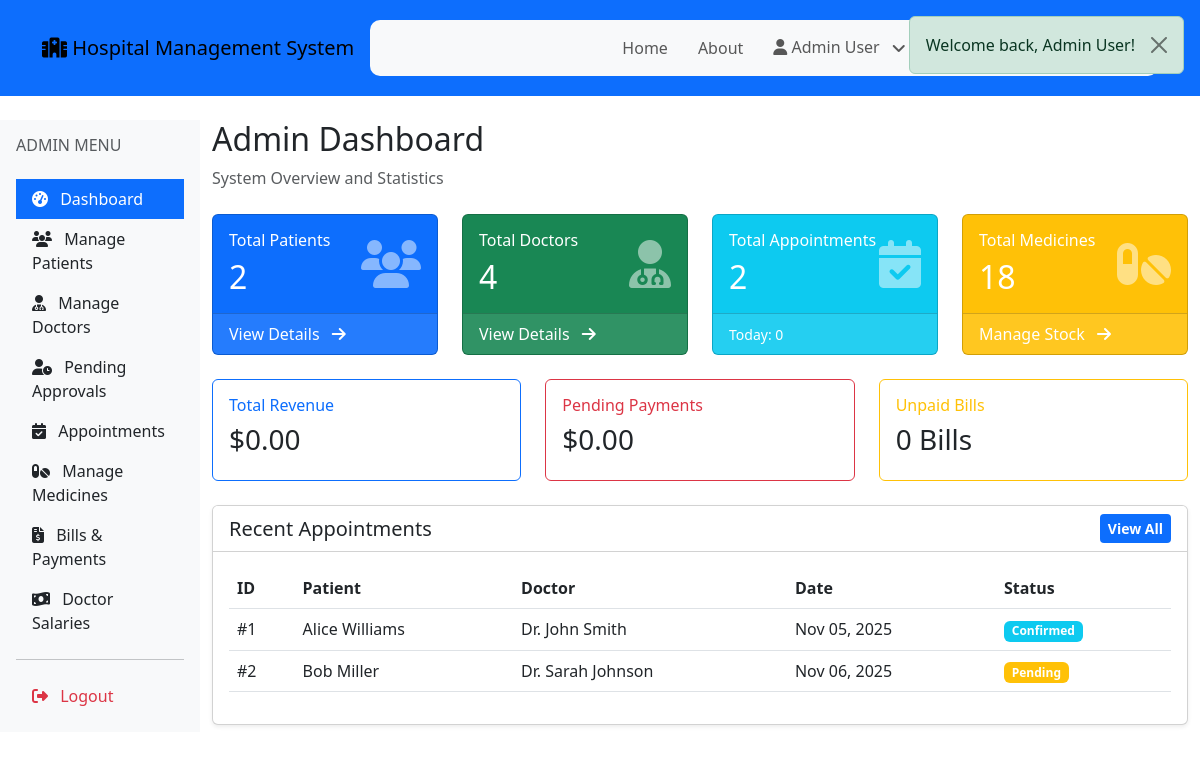
Page /admin/dashboard.php (signed in) on the committed database.
### tables this page shows
CREATE TABLE appointments (
    id INT AUTO_INCREMENT PRIMARY KEY,
    patient_id INT NOT NULL,
    doctor_id INT NOT NULL,
    appointment_date DATE NOT NULL,
    appointment_time TIME NOT NULL,
    status ENUM('pending', 'confirmed', 'completed', 'cancelled') DEFAULT 'pending',
    symptoms TEXT,
    notes TEXT,
    created_at TIMESTAMP DEFAULT CURRENT_TIMESTAMP,
    FOREIGN KEY (patient_id) REFERENCES patients(id) ON DELETE CASCADE,
    FOREIGN KEY (doctor_id) REFERENCES doctors(id) ON DELETE CASCADE
);

CREATE TABLE users (
    id INT AUTO_INCREMENT PRIMARY KEY,
    name VARCHAR(100) NOT NULL,
    email VARCHAR(100) UNIQUE NOT NULL,
    password VARCHAR(255) NOT NULL,
    role ENUM('patient', 'doctor', 'admin') NOT NULL,
    phone VARCHAR(20),
    address TEXT,
    status ENUM('active', 'inactive') DEFAULT 'active',
    created_at TIMESTAMP DEFAULT CURRENT_TIMESTAMP,
    updated_at TIMESTAMP DEFAULT CURRENT_TIMESTAMP ON UPDATE CURRENT_TIMESTAMP
);

### includes/functions.php (called while the page is built, shortened)
<?php
function formatDate($date) {
    return date('M d, Y', strtotime($date));
}
function formatCurrency($amount) {
    return '$' . number_format($amount, 2);
}
function getStatusBadgeClass($status) {
    $classes = [
        'pending' => 'bg-warning',
        'confirmed' => 'bg-info',
        'completed' => 'bg-success',
        'cancelled' => 'bg-danger',
        'paid' => 'bg-success',
        'unpaid' => 'bg-danger',
        'partially_paid' => 'bg-warning',
        'active' => 'bg-success',
        'inactive' => 'bg-secondary',
        'available' => 'bg-success',
        'unavailable' => 'bg-danger',
        'on_leave' => 'bg-warning'
    ];
    return $classes[$status] ?? 'bg-secondary';
}
function countRecords($table, $condition = '') {
    $conn = getDBConnection();
    $query = "SELECT COUNT(*) as count FROM $table";
    if ($condition) {
        $query .= " WHERE $condition";
    }
    $result = $conn->query($query);
    $row = $result->fetch_assoc();
    return $row['count'];
}
?>

### admin/dashboard.php (the view, shortened to what this page needs)
<?php
require_once __DIR__ . '/../includes/functions.php';
$totalPatients = countRecords('patients');
$totalDoctors = countRecords('doctors');
$totalAppointments = countRecords('appointments');
$todayAppointments = countRecords('appointments', "appointment_date = CURDATE()");
$unpaidBills = countRecords('bills', "status = 'unpaid'");
$totalMedicines = countRecords('medicines');
$conn = getDBConnection();
$revenueQuery = "SELECT SUM(amount) as total FROM payments WHERE status = 'completed'";
$revenueResult = $conn->query($revenueQuery);
$totalRevenue = $revenueResult->fetch_assoc()['total'] ?? 0;
$pendingQuery = "SELECT SUM(amount) as total FROM bills WHERE status IN ('unpaid', 'partially_paid')";
$pendingResult = $conn->query($pendingQuery);
$pendingPayments = $pendingResult->fetch_assoc()['total'] ?? 0;
$recentApptQuery = "SELECT a.*, u1.name as patient_name, u2.name as doctor_name
                    FROM appointments a
                    JOIN patients p ON a.patient_id = p.id
                    JOIN users u1 ON p.user_id = u1.id
                    JOIN doctors d ON a.doctor_id = d.id
                    JOIN users u2 ON d.user_id = u2.id
                    ORDER BY a.created_at DESC LIMIT 5";
$recentAppts = $conn->query($recentApptQuery)->fetch_all(MYSQLI_ASSOC);
include __DIR__ . '/../includes/header.php';
?>
<?php include __DIR__ . '/../includes/navbar.php'; ?>
<div class="container-fluid py-4">
    <div class="row">
        <?php include __DIR__ . '/sidebar.php'; ?>
        <div class="col-md-10">
            <div class="mb-4">
                <h2>Admin Dashboard</h2>
                <p class="text-muted">System Overview and Statistics</p>
            </div>
            <div class="row g-4 mb-4">
                <div class="col-lg-3 col-md-6">
                    <div class="card bg-primary text-white">
                        <div class="card-body">
                            <div class="d-flex justify-content-between align-items-center">
                                <div>
                                    <h6 class="text-white">Total Patients</h6>
                                    <h2 class="text-white mb-0"><?php echo $totalPatients; ?></h2>
                                </div>
                                <i class="fas fa-users fa-3x opacity-50"></i>
                            </div>
                        </div>
                        <div class="card-footer bg-white bg-opacity-10">
                            <a href="<?php echo SITE_URL; ?>/admin/patients.php" class="text-white text-decoration-none">
                                View Details <i class="fas fa-arrow-right ms-2"></i>
                            </a>
                        </div>
                    </div>
                </div>
                <div class="col-lg-3 col-md-6">
                    <div class="card bg-success text-white">
                        <div class="card-body">
                            <div class="d-flex justify-content-between align-items-center">
                                <div>
                                    <h6 class="text-white">Total Doctors</h6>
                                    <h2 class="text-white mb-0"><?php echo $totalDoctors; ?></h2>
                                </div>
                                <i class="fas fa-user-md fa-3x opacity-50"></i>
                            </div>
                        </div>
                        <div class="card-footer bg-white bg-opacity-10">
                            <a href="<?php echo SITE_URL; ?>/admin/doctors.php" class="text-white text-decoration-none">
                                View Details <i class="fas fa-arrow-right ms-2"></i>
                            </a>
                        </div>
                    </div>
                </div>
                <div class="col-lg-3 col-md-6">
                    <div class="card bg-info text-white">
                        <div class="card-body">
                            <div class="d-flex justify-content-between align-items-center">
                                <div>
                                    <h6 class="text-white">Total Appointments</h6>
                                    <h2 class="text-white mb-0"><?php echo $totalAppointments; ?></h2>
                                </div>
                                <i class="fas fa-calendar-check fa-3x opacity-50"></i>
                            </div>
                        </div>
                        <div class="card-footer bg-white bg-opacity-10">
                            <small class="text-white">Today: <?php echo $todayAppointments; ?></small>
                        </div>
                    </div>
                </div>
                <div class="col-lg-3 col-md-6">
                    <div class="card bg-warning text-white">
                        <div class="card-body">
                            <div class="d-flex justify-content-between align-items-center">
                                <div>
                                    <h6 class="text-white">Total Medicines</h6>
                                    <h2 class="text-white mb-0"><?php echo $totalMedicines; ?></h2>
                                </div>
                                <i class="fas fa-pills fa-3x opacity-50"></i>
                            </div>
                        </div>
                        <div class="card-footer bg-white bg-opacity-10">
                            <a href="<?php echo SITE_URL; ?>/admin/medicines.php" class="text-white text-decoration-none">
                                Manage Stock <i class="fas fa-arrow-right ms-2"></i>
                            </a>
                        </div>
                    </div>
                </div>
            </div>
            <div class="row g-4 mb-4">
                <div class="col-lg-4">
                    <div class="card border-primary">
                        <div class="card-body">
                            <h6 class="text-primary">Total Revenue</h6>
                            <h3><?php echo formatCurrency($totalRevenue); ?></h3>
                        </div>
                    </div>
                </div>
                <div class="col-lg-4">
                    <div class="card border-danger">
                        <div class="card-body">
                            <h6 class="text-danger">Pending Payments</h6>
                            <h3><?php echo formatCurrency($pendingPayments); ?></h3>
                        </div>
                    </div>
                </div>
                <div class="col-lg-4">
                    <div class="card border-warning">
                        <div class="card-body">
                            <h6 class="text-warning">Unpaid Bills</h6>
                            <h3><?php echo $unpaidBills; ?> Bills</h3>
                        </div>
                    </div>
                </div>
            </div>
            <div class="card shadow-sm">
                <div class="card-header bg-white">
                    <div class="d-flex justify-content-between align-items-center">
                        <h5 class="mb-0">Recent Appointments</h5>
                        <a href="<?php echo SITE_URL; ?>/admin/appointments.php" class="btn btn-sm btn-primary">View All</a>
                    </div>
                </div>
                <div class="card-body">
                    <?php if (empty($recentAppts)): ?>
                        <p class="text-muted text-center py-3">No appointments found.</p>
                    <?php else: ?>
                        <div class="table-responsive">
                            <table class="table table-hover">
                                <thead>
                                    <tr>
                                        <th>ID</th>
                                        <th>Patient</th>
                                        <th>Doctor</th>
                                        <th>Date</th>
                                        <th>Status</th>
                                    </tr>
                                </thead>
                                <tbody>
                                    <?php foreach ($recentAppts as $apt): ?>
                                    <tr>
                                        <td>#<?php echo $apt['id']; ?></td>
                                        <td><?php echo htmlspecialchars($apt['patient_name']); ?></td>
                                        <td><?php echo htmlspecialchars($apt['doctor_name']); ?></td>
                                        <td><?php echo formatDate($apt['appointment_date']); ?></td>
                                        <td>
                                            <span class="badge <?php echo getStatusBadgeClass($apt['status']); ?>">
                                                <?php echo ucfirst($apt['status']); ?>
                                            </span>
                                        </td>
                                    </tr>
                                    <?php endforeach; ?>
                                </tbody>
                            </table>
                        </div>
                    <?php endif; ?>
                </div>
            </div>
        </div>
    </div>
</div>
<?php include __DIR__ . '/../includes/footer.php'; ?>

### css/style.css (style rules this page uses)
body { background-image: url('../img/bg-pattern.png'); background-size: cover; background-position: center; background-attachment: fixed; background-repeat: no-repeat; }
.btn { font-weight: 600; transition: .5s; }
.btn.btn-primary { color: var(--bs-white); border: none; }

### rows in the picture
appointments: id "1", users.name "Alice Williams", users.name "Dr. John Smith", appointment_date "Nov 05, 2025", status "Confirmed"
appointments: id "2", users.name "Bob Miller", users.name "Dr. Sarah Johnson", appointment_date "Nov 06, 2025", status "Pending"

### other values in the picture
$flash['message'] "Welcome back, Admin User!"
SITE_NAME "Hospital Management System"
$_SESSION['user_name'] "Admin User"
$totalPatients "2"
$totalDoctors "4"
$totalAppointments "2"
$todayAppointments "0"
$totalMedicines "18"
formatCurrency($totalRevenue) "$0.00"
formatCurrency($pendingPayments) "$0.00"
$unpaidBills "0"
